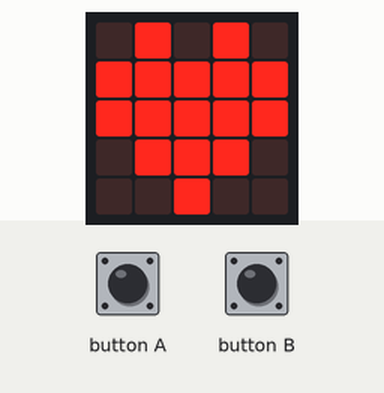
A program run on a simulated BBC micro:bit (MakeCode). Shown: the board's 5×5 LED display. The test bench sets the inputs (shaded band).

Above: at 2.8 s.
2.9 s: button A pressed for 0.15 s
At 3.4 s:
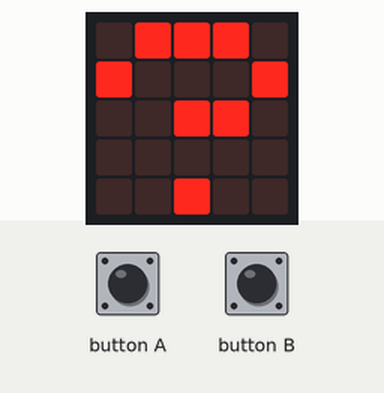
4.5 s: button B pressed for 0.15 s
At 5.8 s:
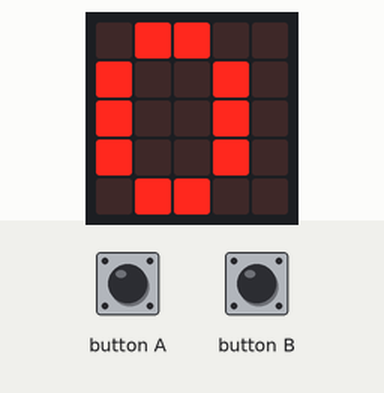
6.1 s: button A pressed for 0.15 s
At 7.1 s:
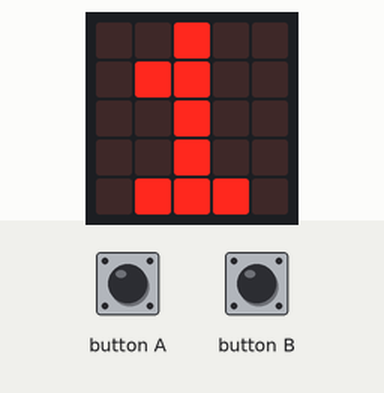
Timing chart, 0 to 9.1 s (numbered marks = the images above; inputs shaded):
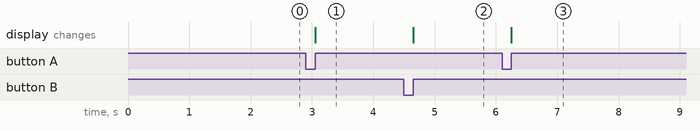

The program:

main.ts
```typescript
// (licence header left out)
basic.clearScreen()
basic.showIcon(IconNames.Heart)
basic.pause(1000)

// variable
let numberOfClicks: number

input.onButtonPressed(Button.A, function () {
  numberOfClicks = numberOfClicks + 1
  basic.showNumber(numberOfClicks)
})

input.onButtonPressed(Button.B, function () {
  numberOfClicks = 0
  basic.showNumber(numberOfClicks)
})
```

Measured:
- after the input at 2.9 s, the display: changes after 0.15 s (image 1)
- after the input at 4.5 s, the display: changes after 0.15 s (image 2)
- after the input at 6.1 s, the display: changes after 0.15 s (image 3)
